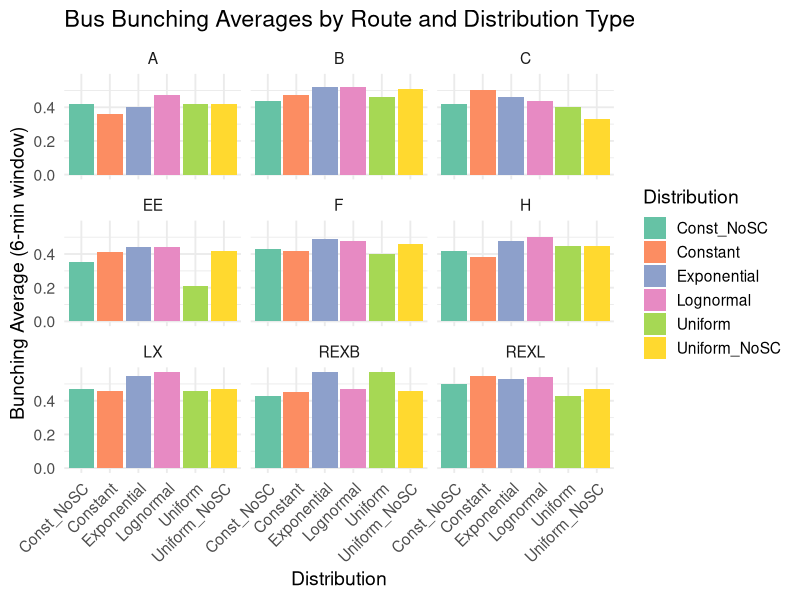
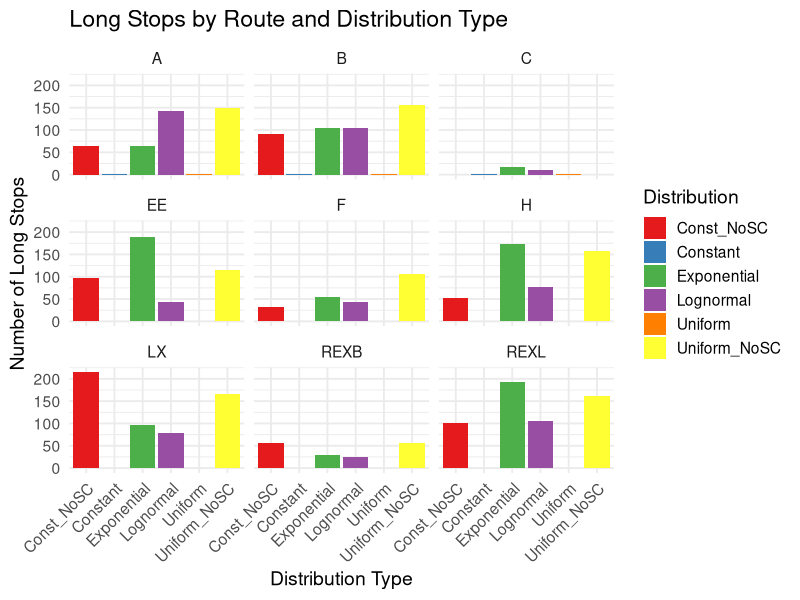

These charts were generated, in order, by the following R code:
# Bus bunching Simulation Data

# Data setup
routes <- c("A", "H", "REXB", "C", "LX", "B", "REXL", "EE", "F")

log_avgs <- c(0.47, 0.50, 0.47, 0.44, 0.57, 0.52, 0.54, 0.44, 0.48)
exp_avgs <- c(0.40, 0.48, 0.57, 0.46, 0.55, 0.52, 0.53, 0.44, 0.49)
uni_avgs <- c(0.42, 0.45, 0.57, 0.40, 0.46, 0.46, 0.43, 0.21, 0.40)
const_avgs <- c(0.36, .38, .45, 0.5, .46, .47, .55, .41, .42)
uni_nosc_avgs <- c(0.42, 0.45, 0.46, 0.33, 0.47, .51, 0.47, 0.42, 0.46)
const_nosc_avgs <- c(.42, .42, .43, .42, .47, .44, .5, .35, .43)

# Long Stops
log_long_stops <- c(142, 77, 24, 11, 78, 104, 106, 43, 44)
exp_long_stops <- c(64, 173, 30, 18, 96, 105, 194, 190, 55)
uni_long_stops <- c(1, 1, 1, 1, 1, 1, 1, 1, 1)
const_long_stops <- c(1, 1, 1, 1, 1, 1, 1, 1, 1)
uni_nosc_long_stops <- c(149, 158, 56, 0, 167, 157, 161, 115, 106)
const_nosc_long_stops <- c(65, 53, 56, 0, 215, 92, 102, 97, 32)


library(tidyverse)


# ---------- BUNCHING AVERAGES ----------
df_avg <- data.frame(
  Route = routes,
  Lognormal = log_avgs,
  Exponential = exp_avgs,
  Constant = const_avgs,
  Uniform = uni_avgs,
  Uniform_NoSC = uni_nosc_avgs,
  Const_NoSC = const_nosc_avgs
)

df_avg_long <- df_avg %>%
  pivot_longer(cols = -Route, names_to = "Distribution", values_to = "Average")

ggplot(df_avg_long, aes(x = Distribution, y = Average, fill = Distribution)) +
  geom_bar(stat = "identity", position = "dodge") +
  facet_wrap(~ Route, ncol = 3) +  # ← creates one chart per route
  labs(
    title = "Bus Bunching Averages by Route and Distribution Type",
    y = "Bunching Average (6-min window)",
  ) +
  theme_minimal(base_size = 14) +
  theme(axis.text.x = element_text(angle = 45, hjust = 1)) +
  scale_fill_brewer(palette = "Set2")

# ---------- LONG STOPS ----------
df_long <- data.frame(
  Route = routes,
  Lognormal = log_long_stops,
  Exponential = exp_long_stops,
  Constant = const_long_stops,
  Uniform = uni_long_stops,
  Uniform_NoSC = uni_nosc_long_stops,
  Const_NoSC = const_nosc_long_stops
)

df_long_long <- df_long %>%
  pivot_longer(cols = -Route, names_to = "Distribution", values_to = "LongStops")

ggplot(df_long_long, aes(x = Distribution, y = LongStops, fill = Distribution)) +
  geom_bar(stat = "identity", position = "dodge") +
  facet_wrap(~ Route, ncol = 3) +  # ← one chart per route
  labs(
    title = "Long Stops by Route and Distribution Type",
    y = "Number of Long Stops",
    x = "Distribution Type"
  ) +
  theme_minimal(base_size = 14) +
  theme(axis.text.x = element_text(angle = 45, hjust = 1)) +
  scale_fill_brewer(palette = "Set1")
